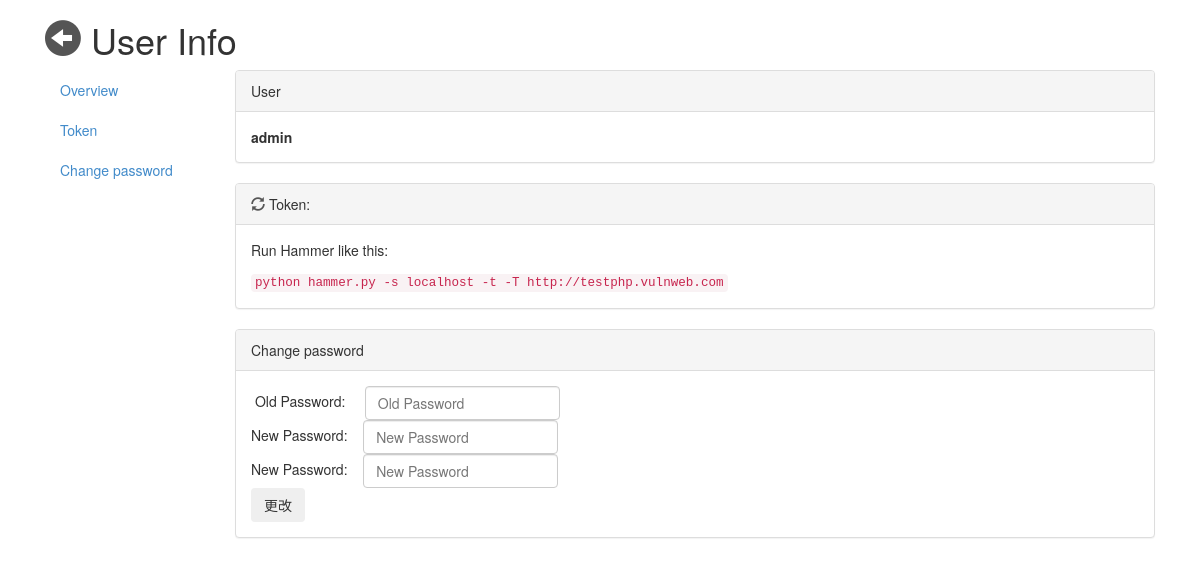
Before: /user.php (signed in) with the older database file.
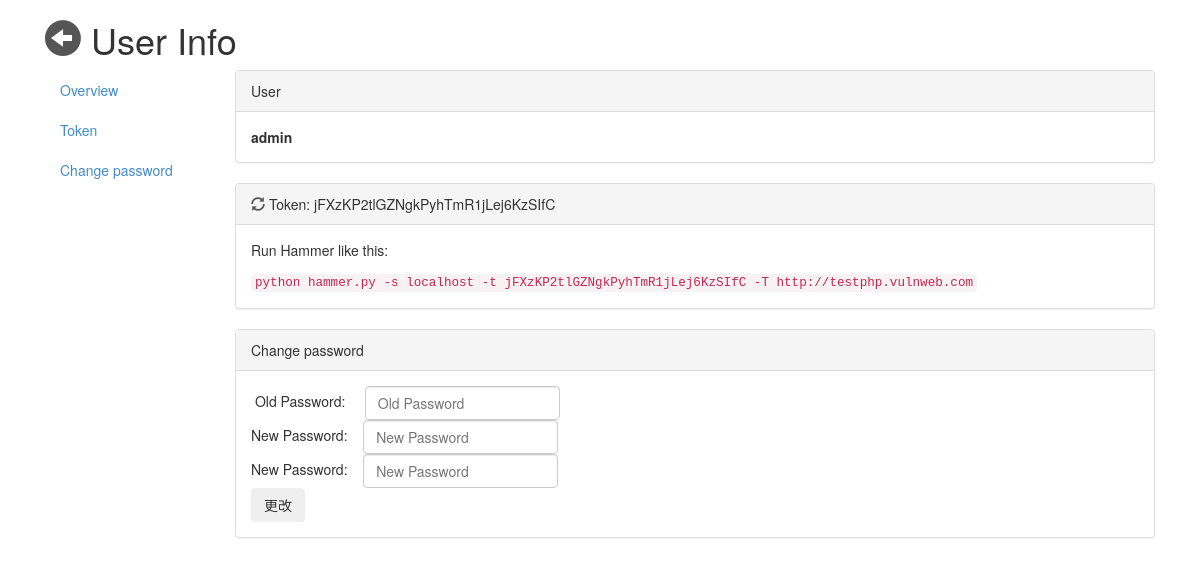
After: the same page with the newer database file.
### tables this page shows
CREATE TABLE IF NOT EXISTS `User` (
`ID` int(11) NOT NULL,
  `Name` varchar(32) NOT NULL,
  `Password` varchar(32) NOT NULL,
  `Is_Admin` tinyint(1) DEFAULT '0',
  `Token` varchar(64) DEFAULT NULL
);

### web/common.php (called while the page is built, shortened)
<?php
function already_login(){
	if ($_SESSION['user']) {
		return True;
	}
	return login_check();
}
function get_userinfo(){
	if (already_login()) {
		$username = $_SESSION['user'];
		$query = "SELECT * FROM User WHERE Name='$username'";
		$result = mysql_query($query);
		if ($row = mysql_fetch_array($result)) {
			return $row;
		}
	}
	else{
		return False;
	}
}
?>

### web/user.php (the view, shortened to what this page needs)
<?php
require_once('common.php');
?>
<!DOCTYPE html>
<html lang="en">
	<head>
		<link href="css/bootstrap.min.css" rel="stylesheet">
	</head>
	<body>
		<div class="container">
			<div class="container-fluid">
				<div class="row">
					<div class="col-sm-3 col-md-3">
					<h1>
						<a href='index.php'><span class="glyphicon glyphicon-circle-arrow-left"></span></a>&nbsp;User Info
					</h1>
					</div>
				</div>
				<div class="row">
					<div class="col-sm-3 col-md-2 sidebar">
						<ul class="nav nav-sidebar">
							<li ><a href="#overview">Overview</a></li>
							<li><a href="#token">Token</a></li>
							<li><a href="#changepwd">Change password</a></li>
						</ul>
					</div>
					<div class="col-sm-9 col-md-10  main">
						<div class="panel panel-default">
							<div class="panel-heading">
								User
							</div>
							<div class="panel-body">
								<b><?php $a=get_userinfo();echo $a['Name'];?></b>
							</div>
						</div>
						<div class="panel panel-default" id="token">
							<div class="panel-heading">
								<a href="user_token_refresh.php"><span class="glyphicon glyphicon-refresh"></span></a>
								Token: <?php $a=get_userinfo();echo $a['Token'];?>
							</div>
							<div class="panel-body">
								<p>Run Hammer like this:</p>
								<code>python hammer.py -s <?php echo $_SERVER['HTTP_HOST'].str_replace('/user.php','',$_SERVER['PHP_SELF']);?> -t <?php $a=get_userinfo();echo $a['Token'];?> -T http://testphp.vulnweb.com</code>
							</div>
						</div>
						<div class="panel panel-default" id="token">
							<div class="panel-heading">
								Change password
							</div>
							<div class="panel-body">
								<div class="form-inline">
									<div class="form-inline">
										<div class="form-inline">
											&nbsp;Old Password: &nbsp;&nbsp;&nbsp;
											<input class="form-control" id="oldpassword" placeholder="Old Password" type="password" />
										</div>
									</div>
									<div class="form-inline">
										<div class="form-inline">
											New Password: &nbsp;&nbsp;
											<input class="form-control" id="newpassword" placeholder="New Password" type="password" />
										</div>
									</div>
									<div class="form-inline">
										<div class="form-inline">
											New Password: &nbsp;&nbsp;
											<input class="form-control" id="newpassword2" placeholder="New Password" type="password" />
										</div>
									</div>
									<div class="form-inline">
										<div class="form-inline">
											<div class="controls">
												<button type="submit" class="btn" onclick="changepassword()">更改</button>
											</div>
										</div>
									 </div>
								</div>
							</div>
						</div>
					</div>
				</div>
			</div>
		</div>
	</body>
</html>

### web/user.php (style rules this page uses)
a span { color: #555; text-decoration: none; }

Changed rows visible on the page:
changed user "admin": Token (not shown) → "jFXzKP2tlGZNgkPyhTmR1jLej6KzSIfC"
